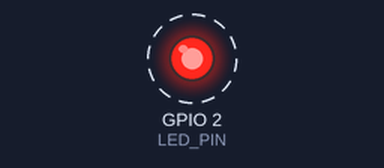
The program below on a simulated ESP32-S3. Shown: output pins drawn as LEDs (lit = HIGH). Dashed ring = blinking. What the program prints to the serial monitor is not drawn.

Above: at 0.2 s.
Timing chart, 0 to 3.0 s (numbered marks = the images above):
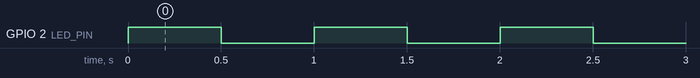

Measured:
- by itself, GPIO 2 (LED_PIN): alternates HIGH for 0.50 s and LOW for 0.50 s

The program:

main.cpp
```cpp
#include <Arduino.h>
#include <NimBLEDevice.h>
#include <ArduinoJson.h>

#include "ble_config.h"

static constexpr uint8_t LED_PIN = 2;

void setup() {
    Serial.begin(115200);
    pinMode(LED_PIN, OUTPUT);
    Serial.println("[himo] firmware started");
}

void loop() {
    digitalWrite(LED_PIN, HIGH);
    delay(500);
    digitalWrite(LED_PIN, LOW);
    delay(500);
}
```

ble_config.h
```cpp
#pragma once

// BLE GATT UUIDs — источник истины: docs/spec/device/ble-protocol.md §1.1
// Изменения только через ADR + смену pv в протоколе.

constexpr char BLE_SERVICE_UUID[] = "484D0001-4A5B-6C7D-8E9F-A0B1C2D3E4F5";
constexpr char BLE_CHAR_CMD_UUID[] = "484D0002-4A5B-6C7D-8E9F-A0B1C2D3E4F5";
constexpr char BLE_CHAR_DATA_UUID[] = "484D0003-4A5B-6C7D-8E9F-A0B1C2D3E4F5";
```
